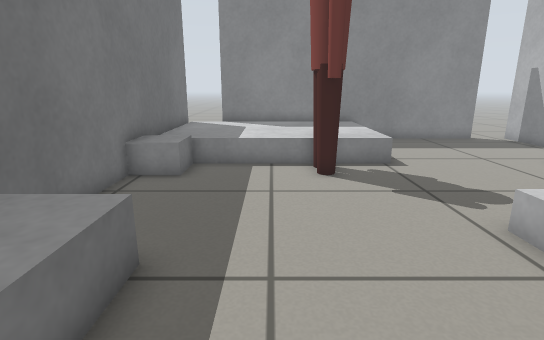
View 1 (above)

19 first-person views from a walk through a world built for the Gazebo simulator. The camera is 0.64 m above the floor, tilts 14° down and sees 80° across. Floor lines are 1 m apart. The floor is counted in squares, 0.25 m on a side. Each view is taken from the middle of a square. On the plan, view 1 faces up. The plan holds only what a view shows up to about 20 squares ahead; the rest is blank. Robots are left out. Some stock models are drawn as simple stand-ins.

View 2
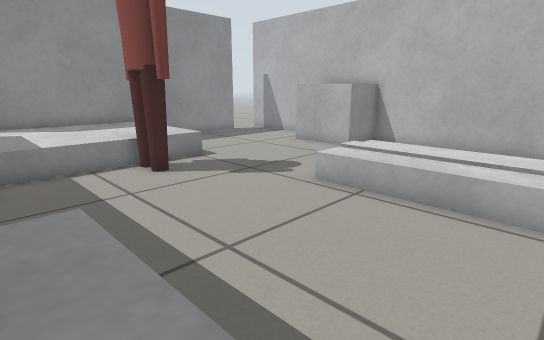

View 3
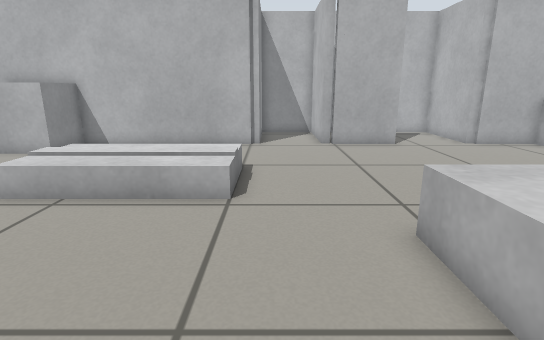

View 4
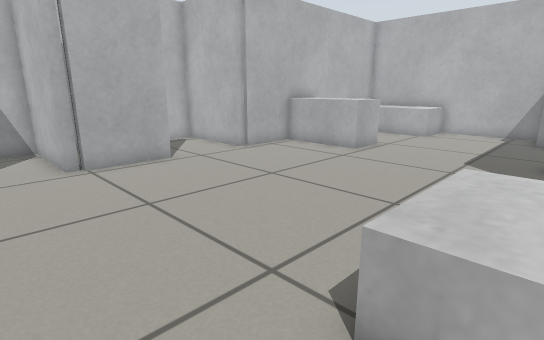

View 5
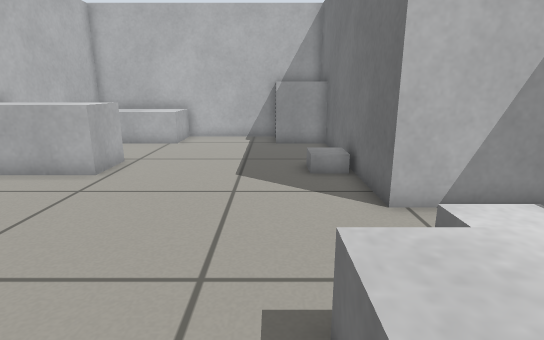

View 6
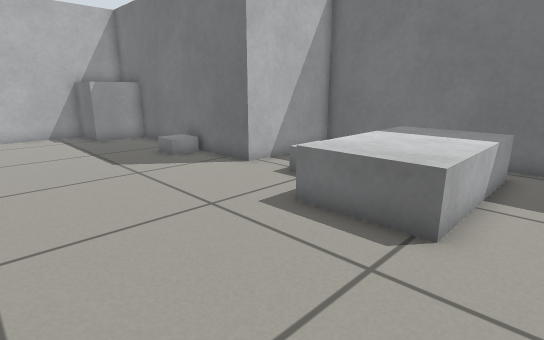

View 7
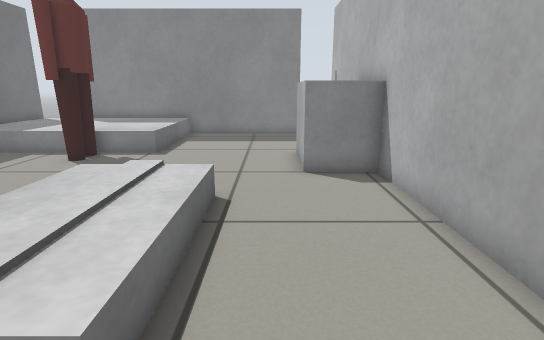

View 8
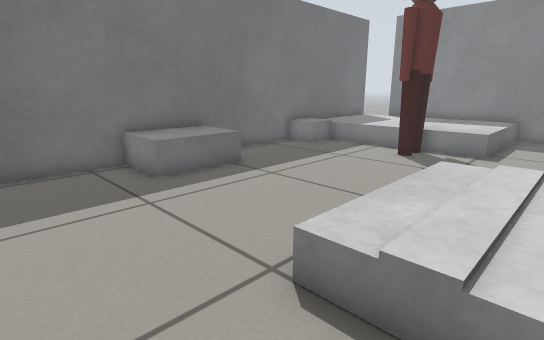

View 9
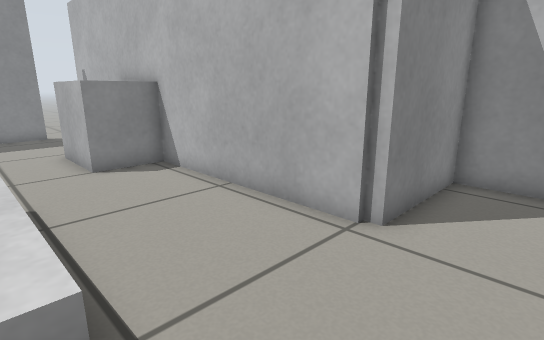

View 10
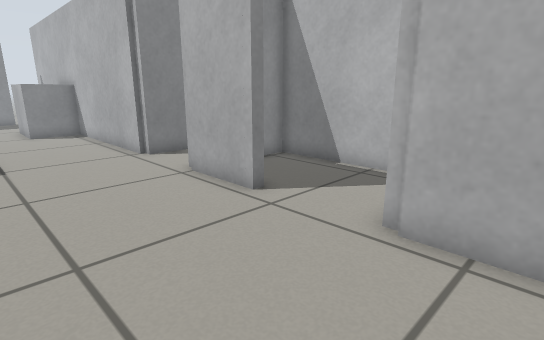

View 11
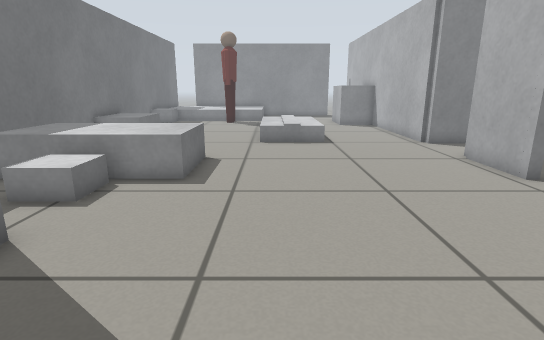

View 12
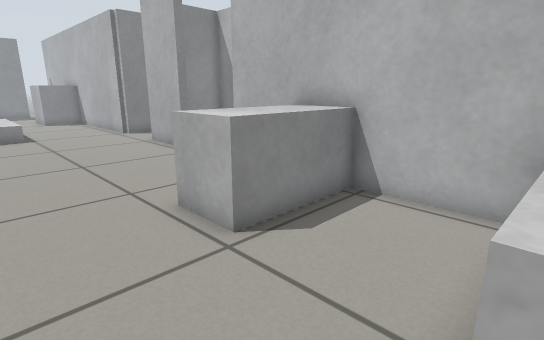

View 13
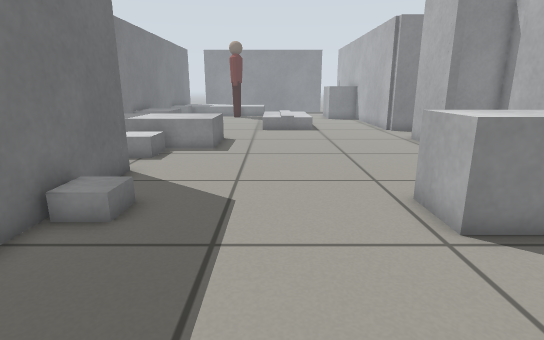

View 14
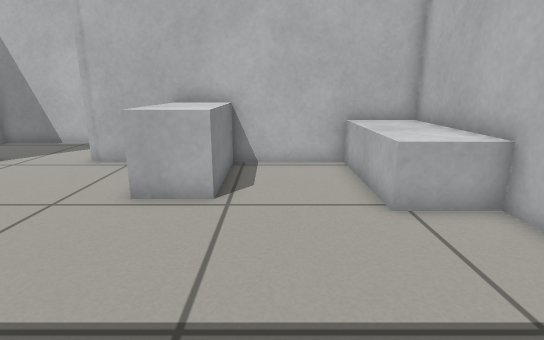

View 15
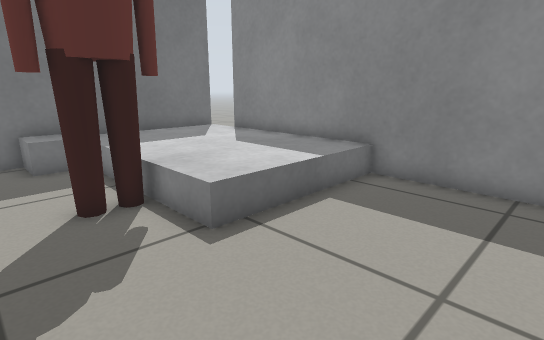

View 16
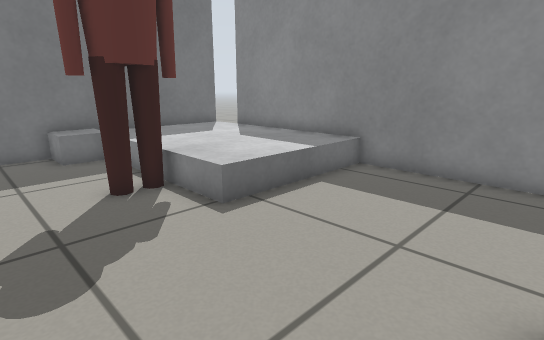

View 17
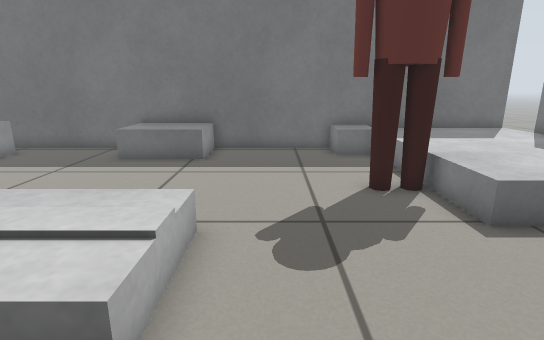

View 18
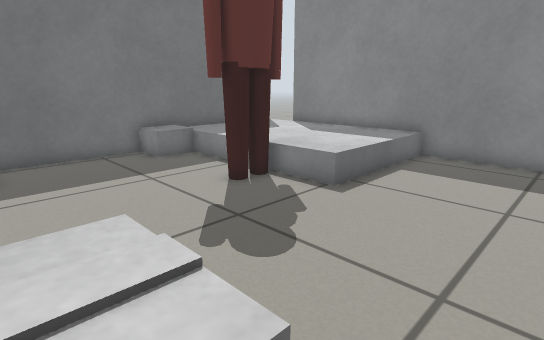

View 19
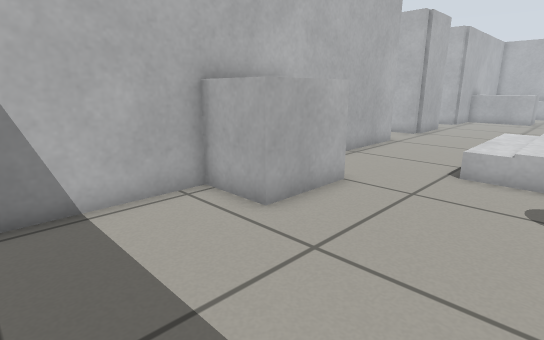

### Floor plan
Points are (right, up) in squares from view 1. A wall is a line through its corners. A room is listed if a view was taken in it or the views show most of it. See-through windows are left out.
Room 1 (views 1, 2, 3, 4, 5, 6, 7, 8, 9, 10, 11, 12, 13, 14, 15, 16, 17, 18, 19)
walls: (12.4, -0.1) (12.4, 17.2); (12.6, -3.9) (12.6, -3.4) (16.8, -3.4) (16.8, -0.4) (12.6, -0.4) (12.6, 0); (12.9, -6.9) (12.4, -6.9) (12.4, -3.9) (12.9, -3.9); (12.6, -10.9) (12.6, -10.4) (16.8, -10.4) (16.8, -3.8) (14.5, -3.8); (10.6, 17.2) (4.4, 17.2); (-4.4, 16) (-4.4, -10.8) (0.4, -10.8) (0.4, -22) (12.4, -22) (12.4, -10.8)
low walls: (5.6, 0) (5.6, 5.6) (6.4, 5.6) (6.4, 0) (5.6, 0)
objects: grey box (-4, 1) to (-2, 4); grey box (-4, 10) to (-3, 11); grey box (-4, 11) to (4, 17); grey box (-3, -7) to (2, -4); grey box (-1, -7) to (0, -7); grey box (1, -21) to (3, -20); grey box (1, -15) to (1, -14); person (1, 9) to (2, 12); grey box (4, 0) to (5, 6); grey box (7, 0) to (8, 6); grey box (8, -21) to (12, -20); grey box (8, -16) to (12, -14); grey box (10, 8) to (12, 11)

Where each view was taken, in squares from view 1:
view 1: 0 up, 0 right, facing up
view 2: 0 up, 3 left, facing up-right
view 3: 1 down, 3 left, facing right
view 4: 1 down, 1 right, facing down-right
view 5: 4 down, 3 right, facing down
view 6: 2 down, 8 right, facing down-left
view 7: 2 down, 9 right, facing up
view 8: 3 down, 7 right, facing up-left
view 9: 3 down, 7 right, facing up-right
view 10: 13 down, 7 right, facing up-right
view 11: 16 down, 5 right, facing up
view 12: 20 down, 5 right, facing up-right
view 13: 21 down, 5 right, facing up
view 14: 17 down, 1 right, facing right
view 15: 8 up, 9 right, facing up-left
view 16: 7 up, 10 right, facing up-left
view 17: 7 up, 10 right, facing left
view 18: 4 up, 9 right, facing up-left
view 19: 16 up, 5 right, facing down-right
